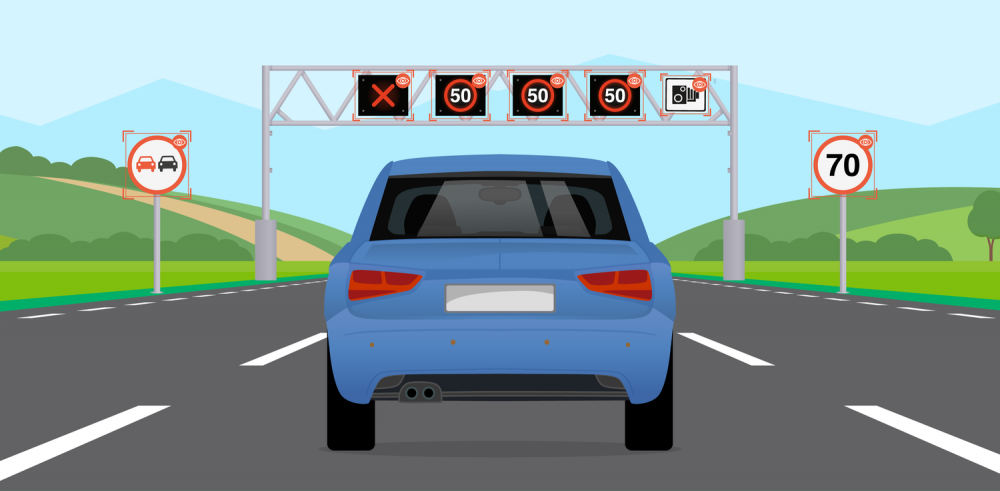
#> input picture car.png, 1000 x 491 px
$ python -i ADAS.py   (imports and definitions only)
#> lines starting #> are read from the running program, lines starting #| are printed output that depends on the picture; after the words box and inside, x2 and y2 are one past the last pixel; in counts of white or black regions, pixels touching at a corner belong together
#> further down, picture is the input picture: shape (491, 1000, 3); mean B, G, R 156.6, 158.1, 134.4
import cv2
import numpy as np
from tkinter import *
from tkinter import filedialog
from tkinter import ttk
from tkinter import ttk
import tkinter
from PIL import Image, ImageTk
import pyttsx3

# [11 lines not run here, left out]
# [1 line that did not run here, left out]

# Create a background label
# [1 line that did not run here, left out]
# [1 line not run here, left out]

# Initialize video capture object and flags for the current screen
cap = None
current_screen = "main"

# Initialize cascade classifiers (use your XML files)
stop_sign_cascade = cv2.CascadeClassifier('D:\\SLTC\\SLTC 5th sem\\TCC1\\Group02_Vision based driver assits system\\Cascades\\Stopsign_HAAR_19Stages.xml')
pedestrian_cascade = cv2.CascadeClassifier('D:\\SLTC\\SLTC 5th sem\\TCC1\\Group02_Vision based driver assits system\\Cascades\\pedestrian.xml')
traffic_light_cascade = cv2.CascadeClassifier('D:\\SLTC\\SLTC 5th sem\\TCC1\\Group02_Vision based driver assits system\\Cascades\\TrafficLight_HAAR_16Stages.xml')
bumpy_cascade = cv2.CascadeClassifier('D:\\SLTC\\SLTC 5th sem\\TCC1\\Group02_Vision based driver assits system\\Cascades\\bumper.xml')
# Add more classifiers as needed

# Add a topic label
# [1 line that did not run here, left out]
# [1 line not run here, left out]

# Create a function to open a video file
# [54 lines left out: functions AddVideo, OpenWebcam, detect_objects, not called in this run]

# Function to detect main lanes
def detect_main_lanes(frame):
    # (Insert the lane detection code here)
    # Convert the frame to grayscale
    gray = cv2.cvtColor(frame, cv2.COLOR_BGR2GRAY)
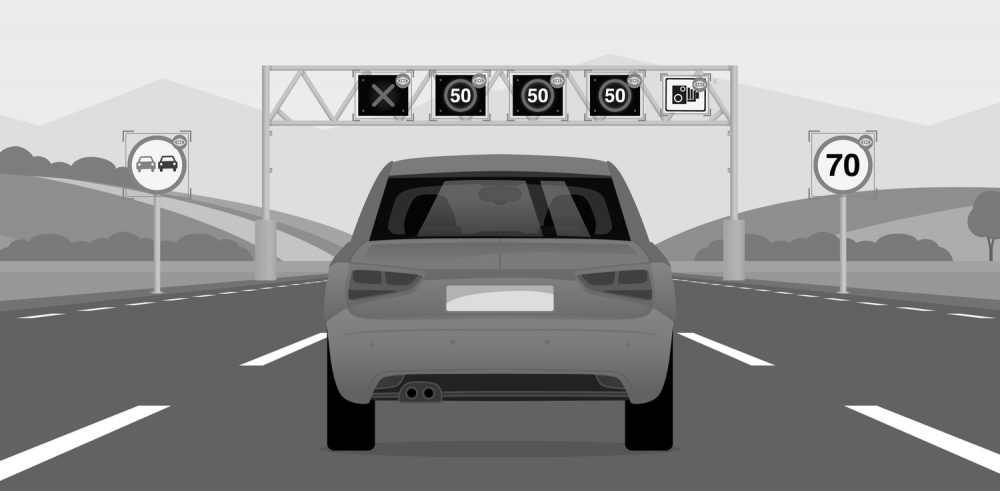
#> gray: shape (491, 1000); min 0, max 255, mean 150.8

    # Apply Gaussian blur to reduce noise
    blurred = cv2.GaussianBlur(gray, (7, 7), 0)

    # Apply Canny edge detection with adjusted thresholds
    edges = cv2.Canny(blurred, 50, 150)
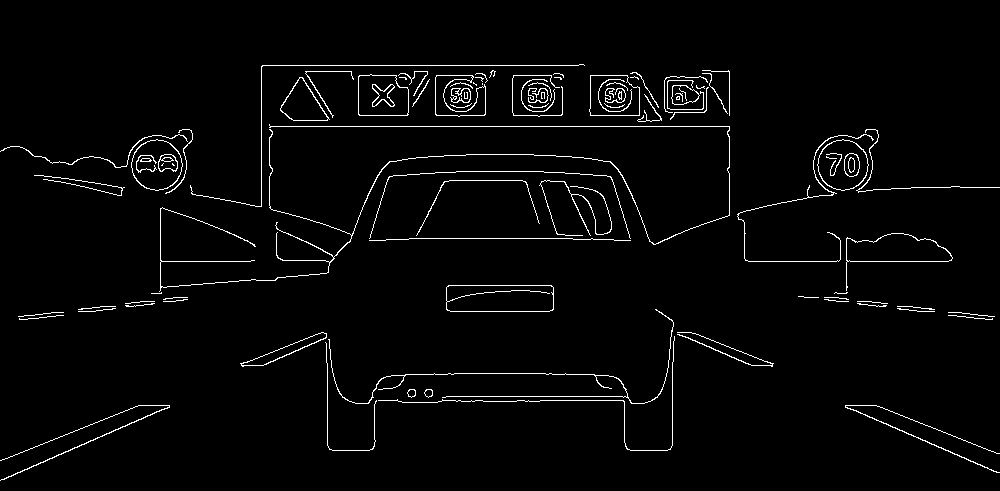
#> edges: shape (491, 1000); 2.6% white in thin lines or dots, all inside (x1, y1, x2, y2) = (0, 64, 1000, 481)

    # Define a region of interest
    height, width = frame.shape[:2]
#> height = 491; width = 1000
    roi_vertices = [
        (0, height),
        (width // 2, height // 2),
        (width, height),
    ]
#> roi_vertices = [(0, 491), (500, 245), (1000, 491)]
    mask = np.zeros_like(edges)
    cv2.fillPoly(mask, [np.array(roi_vertices, np.int32)], 255)
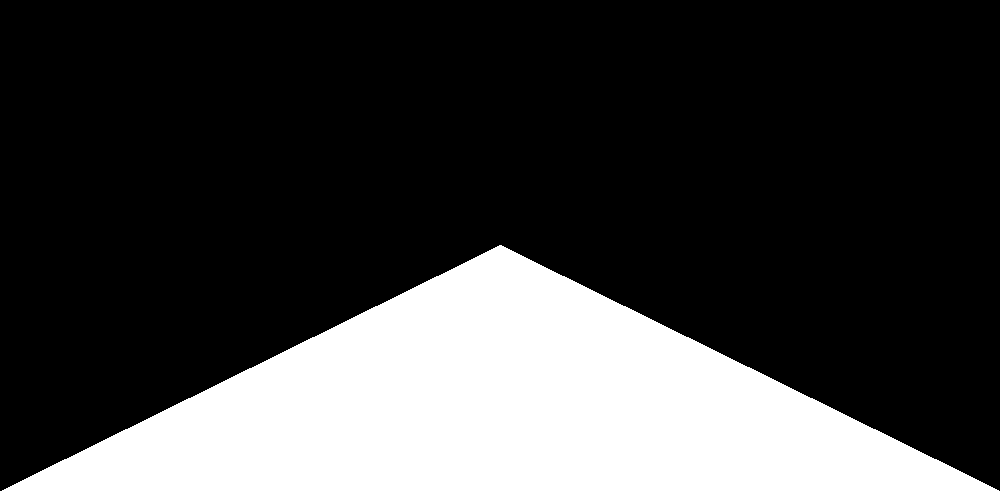
#> mask: shape (491, 1000); 25.1% white; 1 white region, box (x1, y1, x2, y2) and area: (2, 245, 999, 491) 123007
    masked_edges = cv2.bitwise_and(edges, mask)
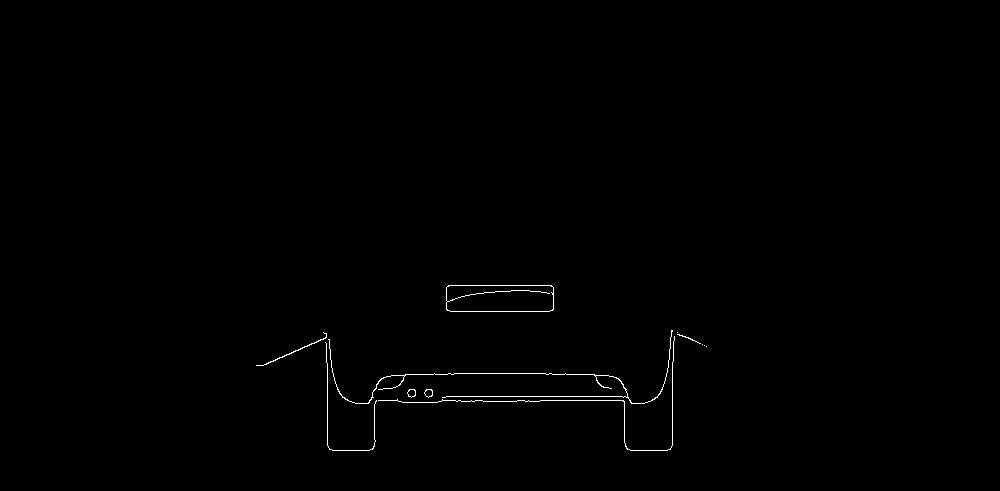
#> masked_edges: shape (491, 1000); 0.4% white in thin lines or dots, all inside (x1, y1, x2, y2) = (256, 285, 707, 451)

    # Use Hough Line Transform to detect lines
    lines = cv2.HoughLinesP(
        masked_edges, 1, np.pi / 180, threshold=50, minLineLength=100, maxLineGap=50
    )
#> lines = [[327, 396, 672, 396], [327, 400, 672, 400], [464, 373, 608, 375], [448, 285, 551, 285], [326, 333, 328, 447], [672, 445, 672, 330], [349, 401, 539, 401]]

    if lines is not None:
        # Sort the lines by their length
        lines = sorted(lines, key=lambda line: np.linalg.norm(line[0][0:2] - line[0][2:4]), reverse=True)
#> lines = [[[327, 396, 672, 396]], [[327, 400, 672, 400]], [[349, 401, 539, 401]], [[464, 373, 608, 375]], [[672, 445, 672, 330]], [[326, 333, 328, 447]], [[448, 285, 551, 285]]]

        # Initialize lists to store left and right lane lines
        left_lines = []
        right_lines = []

        # Separate lines into left and right based on slope
        for line in lines:
            x1, y1, x2, y2 = line[0]
            slope = (y2 - y1) / (x2 - x1)
            if slope < -0.2:
                left_lines.append(line)
            elif slope > 0.2:
                right_lines.append(line)
#> this loop made 7 passes
#> (x1, y1, x2, y2, slope) on passes 1 to 7: (327, 396, 672, 396, 0), (327, 400, 672, 400, 0), (349, 401, 539, 401, 0), (464, 373, 608, 375, 0.0139), (672, 445, 672, 330, -inf), (326, 333, 328, 447, 57), (448, 285, 551, 285, 0)
#> after the loop, left_lines = [[[672, 445, 672, 330]]]; right_lines = [[[326, 333, 328, 447]]]

        # Draw the two longest lines on each side (main lanes)
        for lines in [left_lines, right_lines]:
            if lines:
                longest_line = max(lines, key=lambda line: np.linalg.norm(line[0][0:2] - line[0][2:4]))
                x1, y1, x2, y2 = longest_line[0]
                cv2.line(frame, (x1, y1), (x2, y2), (0, 0, 255), 3)
#> this loop made 2 passes
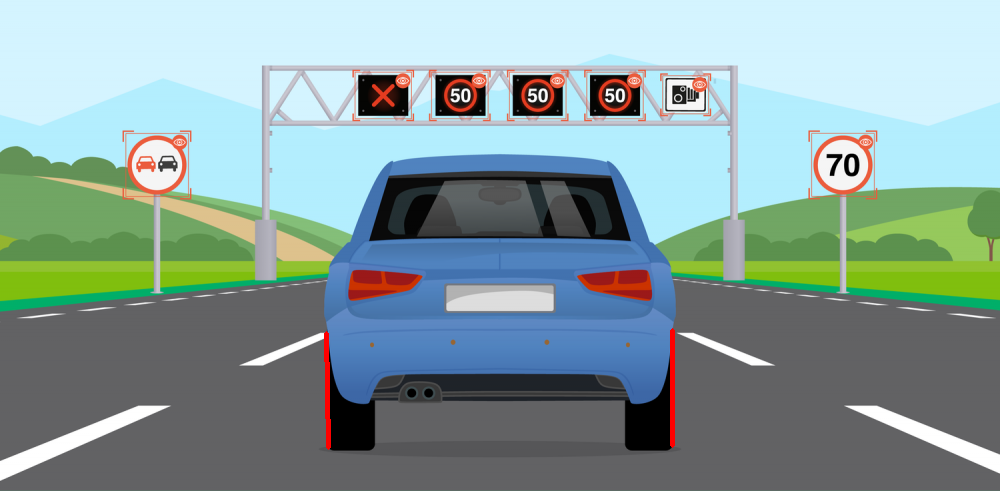
#> frame: shape (491, 1000, 3); 0.24% of pixels changed, all inside (x1, y1, x2, y2) = (324, 328, 675, 450)

    return frame

# Function to switch screens
def switch_screen(screen):
    global current_screen
    current_screen = screen
    if screen == "main":
        add_button.pack()
        open_webcam_button.pack()
        stop_button.pack_forget()
        label.pack_forget()
    elif screen == "video":
        add_button.pack_forget()
        open_webcam_button.pack_forget()
        stop_button.pack()
        label.pack()
        PlayVideo()

# Function to play the video
# [23 lines left out: functions PlayVideo, StopVideo, not called in this run]

# Create a uniform button style
button_style = {"font": ("calibri", 14), "background": "#3498db", "foreground": "#FFFFFF", "width": 20, "height": 2}

# Create labels for buttons
# [1 line that did not run here, left out]
# [1 line that did not run here, left out]

# Create buttons with custom styles
button_style = {"font": ("calibri", 12), "background": "#800000", "foreground": "#FFFFFF", "width": 18, "height": 2}
# [1 line that did not run here, left out]
# [1 line that did not run here, left out]
# [2 lines not run here, left out]

# [1 line that did not run here, left out]
# [1 line not run here, left out]

# Create a label to display the video
# [1 line that did not run here, left out]
# [1 line not run here, left out]

# Initially show the main screen
# [1 line that did not run here, left out]

# Execute Tkinter
# [1 line not run here, left out]

>>> import cv2
>>> picture = cv2.imread('car.png')
>>> result = detect_main_lanes(picture)
